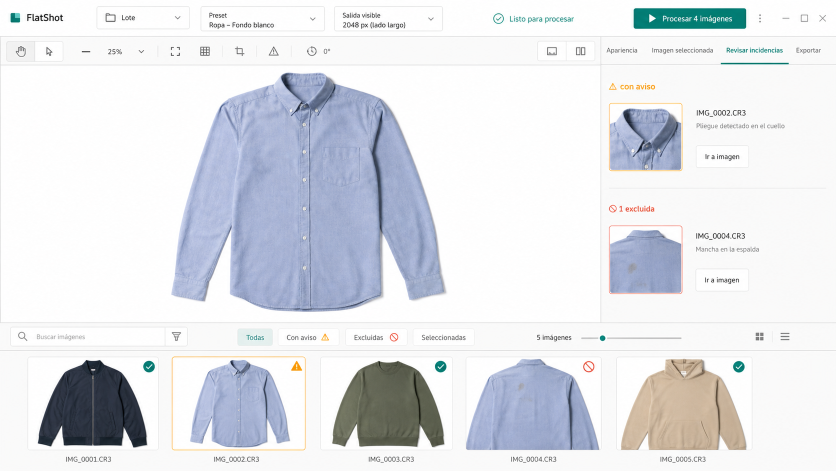
#> input picture .impeccable/mocks/flatshot-workbench-c.png, 1672 x 941 px (shown at 1/2 size)
$ python -i scaling.py   (imports and definitions only)
#> lines starting #> are read from the running program, lines starting #| are printed output that depends on the picture; after the words box and inside, x2 and y2 are one past the last pixel; in counts of white or black regions, pixels touching at a corner belong together
from __future__ import annotations

import math
from dataclasses import dataclass
from itertools import pairwise
from typing import Any, Mapping

import numpy as np
from PIL import Image, ImageFilter

from flatshot.core.models import CurveData

CURVE_CONTROL_XP = [0.35, 0.60, 0.85, 1.10, 1.40]

DEFAULT_SCALE_CURVE = {
    "xp": [0.0, 0.35, 0.60, 0.85, 1.10, 1.40, 3.0],
    "fp": [0.88, 0.88, 0.96, 1.04, 1.02, 0.98, 0.98],
    "base_fill": 0.52,
    "aspect_mix": 0.45,
    "occupancy_influence": 0.42,
    "manual_curve_strength": 0.60,
}


@dataclass(frozen=True)
class ScaleComputation:
    width: int
    height: int
    final_scale: float
    scale_fit: float
    bbox_aspect: float
    mass_aspect: float
    optical_aspect: float
    occupancy: float
    curve_adjustment: float
    shape_balance: float
    fit_fill: float
    presence_correction: float = 1.0


# [27 lines that did not run here, left out]


# [4 lines that did not run here, left out]


# [12 lines that did not run here, left out]


def _alpha_foreground_mask(img_rgba: Image.Image) -> Image.Image | None:
    if "A" not in img_rgba.getbands():
        return None

    alpha = img_rgba.getchannel("A")
    min_alpha, max_alpha = alpha.getextrema()
    if min_alpha >= 250 and max_alpha >= 250:
        return None
    return alpha.point(lambda p: 255 if p > 8 else 0)


def _resize_for_detection(img_rgba: Image.Image, max_side: int) -> tuple[Image.Image, float]:
    largest = max(img_rgba.size, default=0)
    if largest <= max_side:
        return img_rgba, 1.0

    ratio = max_side / largest
    resized = img_rgba.resize(
        (
            max(1, int(round(img_rgba.width * ratio))),
            max(1, int(round(img_rgba.height * ratio))),
        ),
        Image.Resampling.BILINEAR,
    )
    return resized, ratio


def _flat_background_mask(img_rgba: Image.Image) -> Image.Image | None:
    rgb = np.asarray(img_rgba.convert("RGB"), dtype=np.float32)
    height, width = rgb.shape[:2]
    if width < 8 or height < 8:
        return None

    patch_w = max(2, int(width * 0.08))
    patch_h = max(2, int(height * 0.08))
    corner_samples = np.concatenate(
        [
            rgb[:patch_h, :patch_w].reshape(-1, 3),
            rgb[:patch_h, -patch_w:].reshape(-1, 3),
            rgb[-patch_h:, :patch_w].reshape(-1, 3),
            rgb[-patch_h:, -patch_w:].reshape(-1, 3),
        ],
        axis=0,
    )
    bg = np.median(corner_samples, axis=0)
    dist = np.linalg.norm(rgb - bg, axis=2)

    border_w = max(2, int(width * 0.035))
    border_h = max(2, int(height * 0.035))
    border_dist = np.concatenate(
        [
            dist[:border_h, :].ravel(),
            dist[-border_h:, :].ravel(),
            dist[:, :border_w].ravel(),
            dist[:, -border_w:].ravel(),
        ]
    )
    threshold = float(np.percentile(border_dist, 98) + 8.0)
    threshold = min(max(threshold, 10.0), 34.0)

    mask = (dist > threshold).astype(np.uint8) * 255
    coverage = float(mask.mean() / 255.0)
    if coverage < 0.003 or coverage > 0.92:
        return None

    mask_img = Image.fromarray(mask, mode="L")
    mask_img = mask_img.filter(ImageFilter.MaxFilter(size=5)).filter(ImageFilter.MinFilter(size=3))
    return mask_img


def build_subject_mask(img_rgba: Image.Image, max_side: int = 640) -> Image.Image:
    work_img, ratio = _resize_for_detection(img_rgba, max_side=max_side)
    mask = _alpha_foreground_mask(work_img)
    if mask is None:
        mask = _flat_background_mask(work_img)
    if mask is None:
        mask = Image.new("L", work_img.size, 255)

    if ratio != 1.0:
        mask = mask.resize(img_rgba.size, Image.Resampling.NEAREST)
    return mask


# [14 lines left out: function find_subject_bbox, not called in this run]


def _bell(value: float, center: float, width: float) -> float:
    return math.exp(-math.pow((value - center) / width, 2.0))


# [34 lines left out: function _measure_optical_profile, not called in this run]


@dataclass(frozen=True)
class _PresenceProfile:
    """Continuous descriptors of visual presence for a garment silhouette."""

    length_score: float       # 0 = very compact/short, 1 = very long
    compact_score: float      # 0 = elongated, 1 = square/compact
    strap_like_score: float   # 0 = no thin top zone, 1 = clear strap-like top
    mean_width_ratio: float   # avg width / max width — how uniform the width is
    top_vacancy: float        # how empty the top 20% of the bbox is
    correction: float         # final multiplicative correction to apply


# [204 lines left out: functions _measure_presence_profile, calculate_subject_scale, not called in this run]

>>> from PIL import Image
>>> picture = Image.open('../../../.impeccable/mocks/flatshot-workbench-c.png')
#> picture is the input picture: PIL image 1672x941 RGB; mean R, G, B 224.8, 227.3, 232.2
>>> result = build_subject_mask(picture)
#> in _resize_for_detection, `resized = img_rgba.resize( ( max(1, int(round(img_rgba.width * ratio))..`:
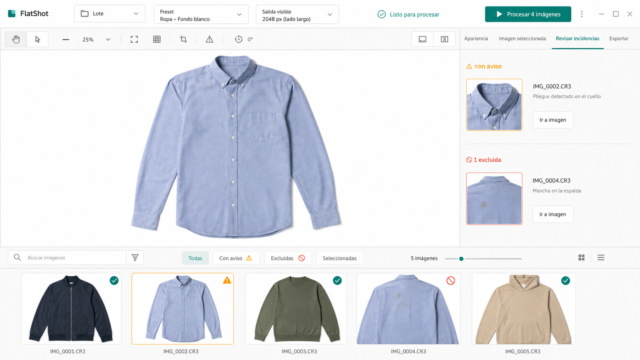
#> resized: PIL image 640x360 RGB; mean R, G, B 224.8, 227.3, 232.2
#> in build_subject_mask, `work_img, ratio = _resize_for_detection(img_rgba, max_side=max_side)`: ratio = 0.383
#> in _flat_background_mask, `bg = np.median(corner_samples, axis=0)`: bg = [250, 250, 250]
#> in _flat_background_mask, `dist = np.linalg.norm(rgb - bg, axis=2)`:
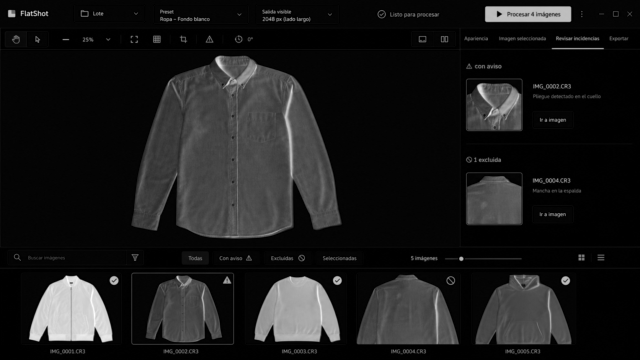
#> dist: shape (360, 640) float32; min 0, max 413.4, mean 44.5; drawn with min black and max white
#> in _flat_background_mask, `threshold = float(np.percentile(border_dist, 98) + 8.0)`: threshold = 159.3
#> in _flat_background_mask, `threshold = min(max(threshold, 10.0), 34.0)`: threshold = 34
#> in _flat_background_mask, `mask = (dist > threshold).astype(np.uint8) * 255`:
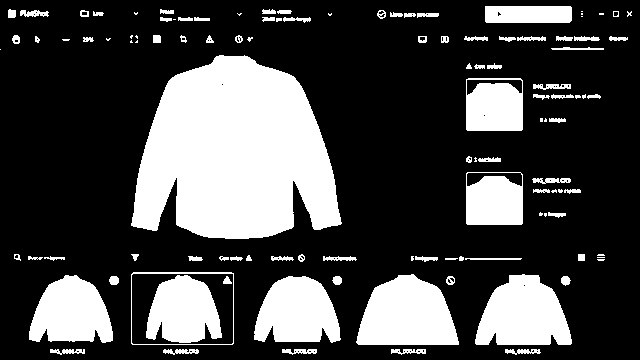
#> mask: shape (360, 640); 27.5% white; 114 white regions (30 under 20 px), largest, box (x1, y1, x2, y2) and area: (131, 55, 342, 239) 28255, (356, 274, 459, 345) 5455, (475, 274, 572, 345) 5001
#> in _flat_background_mask, `coverage = float(mask.mean() / 255.0)`: coverage = 0.275
#> in _flat_background_mask, `mask_img = mask_img.filter(ImageFilter.MaxFilter(size=5)).filter(Image..`:
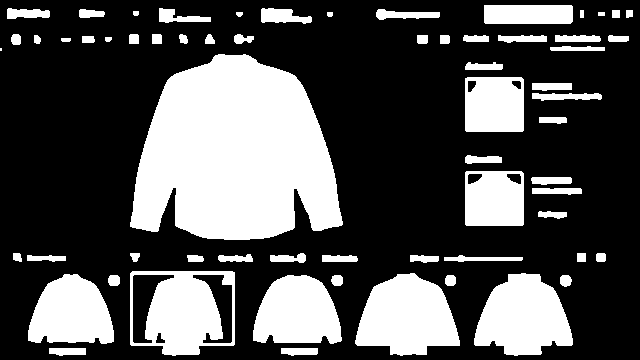
#> mask_img: PIL image 640x360 L; 31.8% white; 64 white regions (1 under 20 px), largest, box (x1, y1, x2, y2) and area: (130, 54, 343, 240) 29271, (355, 273, 460, 356) 6135, (130, 271, 235, 356) 5743
#> in build_subject_mask, `mask = mask.resize(img_rgba.size, Image.Resampling.NEAREST)`:
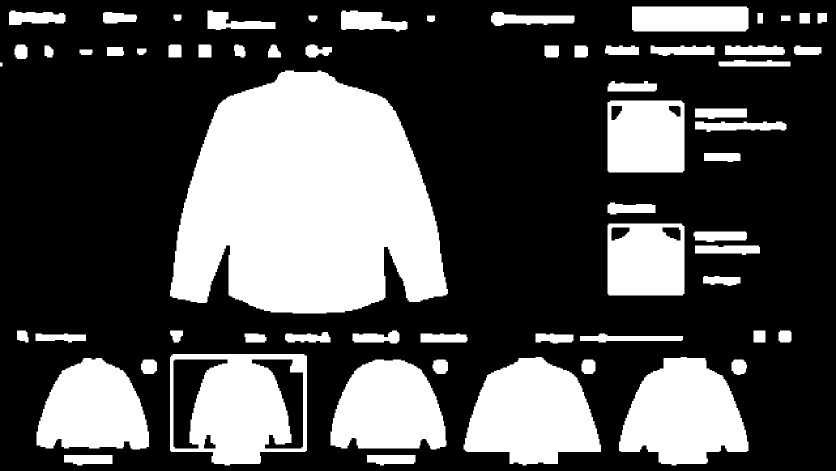
#> mask: PIL image 1672x941 L (shown at 1/2 size); 31.8% white; 64 white regions, largest, box (x1, y1, x2, y2) and area: (340, 141, 896, 627) 199886, (927, 714, 1202, 931) 41834, (1238, 714, 1497, 931) 39097
